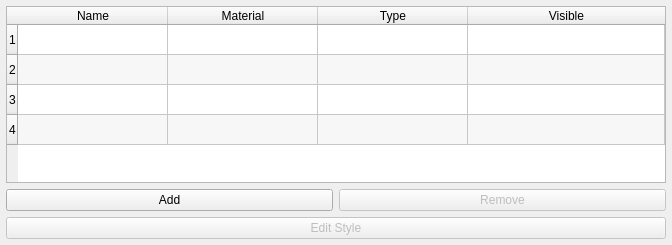
<?xml version="1.0" encoding="UTF-8"?>
<ui version="4.0">
 <class>overlay_manager</class>
 <widget class="QDialog" name="overlay_manager">
  <property name="geometry">
   <rect>
    <x>0</x>
    <y>0</y>
    <width>672</width>
    <height>245</height>
   </rect>
  </property>
  <property name="minimumSize">
   <size>
    <width>0</width>
    <height>0</height>
   </size>
  </property>
  <layout class="QGridLayout" name="gridLayout">
   <property name="leftMargin">
    <number>6</number>
   </property>
   <property name="topMargin">
    <number>6</number>
   </property>
   <property name="rightMargin">
    <number>6</number>
   </property>
   <property name="bottomMargin">
    <number>6</number>
   </property>
   <item row="2" column="1">
    <widget class="QPushButton" name="remove_button">
     <property name="enabled">
      <bool>false</bool>
     </property>
     <property name="text">
      <string>Remove</string>
     </property>
     <property name="autoDefault">
      <bool>false</bool>
     </property>
    </widget>
   </item>
   <item row="2" column="0">
    <widget class="QPushButton" name="add_button">
     <property name="text">
      <string>Add</string>
     </property>
     <property name="autoDefault">
      <bool>false</bool>
     </property>
    </widget>
   </item>
   <item row="1" column="0" colspan="2">
    <widget class="QTableWidget" name="table">
     <property name="minimumSize">
      <size>
       <width>0</width>
       <height>150</height>
      </size>
     </property>
     <property name="toolTip">
      <string>&lt;html&gt;&lt;head/&gt;&lt;body&gt;&lt;p&gt;Select row to edit&lt;/p&gt;&lt;/body&gt;&lt;/html&gt;</string>
     </property>
     <property name="dragDropOverwriteMode">
      <bool>false</bool>
     </property>
     <property name="alternatingRowColors">
      <bool>true</bool>
     </property>
     <property name="selectionMode">
      <enum>QAbstractItemView::SingleSelection</enum>
     </property>
     <property name="selectionBehavior">
      <enum>QAbstractItemView::SelectRows</enum>
     </property>
     <property name="rowCount">
      <number>4</number>
     </property>
     <attribute name="horizontalHeaderCascadingSectionResizes">
      <bool>true</bool>
     </attribute>
     <attribute name="horizontalHeaderMinimumSectionSize">
      <number>70</number>
     </attribute>
     <attribute name="horizontalHeaderDefaultSectionSize">
      <number>150</number>
     </attribute>
     <attribute name="horizontalHeaderStretchLastSection">
      <bool>true</bool>
     </attribute>
     <row/>
     <row/>
     <row/>
     <row/>
     <column>
      <property name="text">
       <string>Name</string>
      </property>
     </column>
     <column>
      <property name="text">
       <string>Material</string>
      </property>
     </column>
     <column>
      <property name="text">
       <string>Type</string>
      </property>
     </column>
     <column>
      <property name="text">
       <string>Visible</string>
      </property>
     </column>
    </widget>
   </item>
   <item row="4" column="0" colspan="2">
    <layout class="QVBoxLayout" name="overlay_editor_layout"/>
   </item>
   <item row="3" column="0" colspan="2">
    <widget class="QPushButton" name="edit_style_button">
     <property name="enabled">
      <bool>false</bool>
     </property>
     <property name="text">
      <string>Edit Style</string>
     </property>
     <property name="autoDefault">
      <bool>false</bool>
     </property>
    </widget>
   </item>
  </layout>
 </widget>
 <tabstops>
  <tabstop>table</tabstop>
  <tabstop>add_button</tabstop>
  <tabstop>remove_button</tabstop>
  <tabstop>edit_style_button</tabstop>
 </tabstops>
 <resources/>
 <connections/>
</ui>
